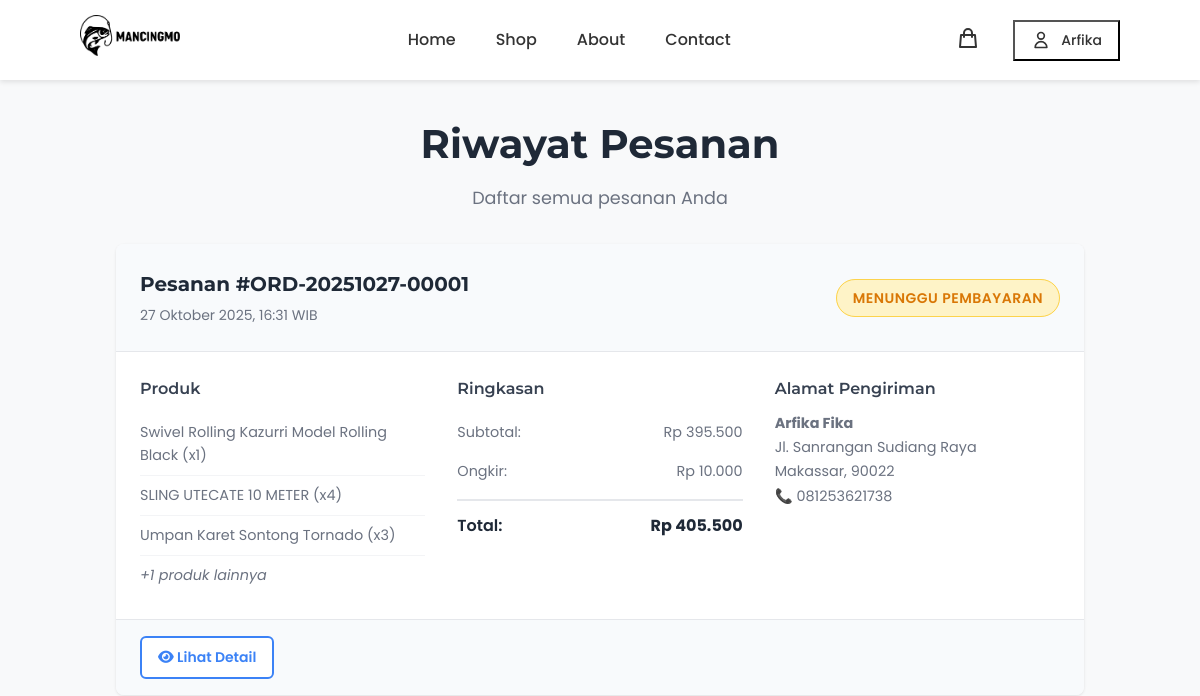
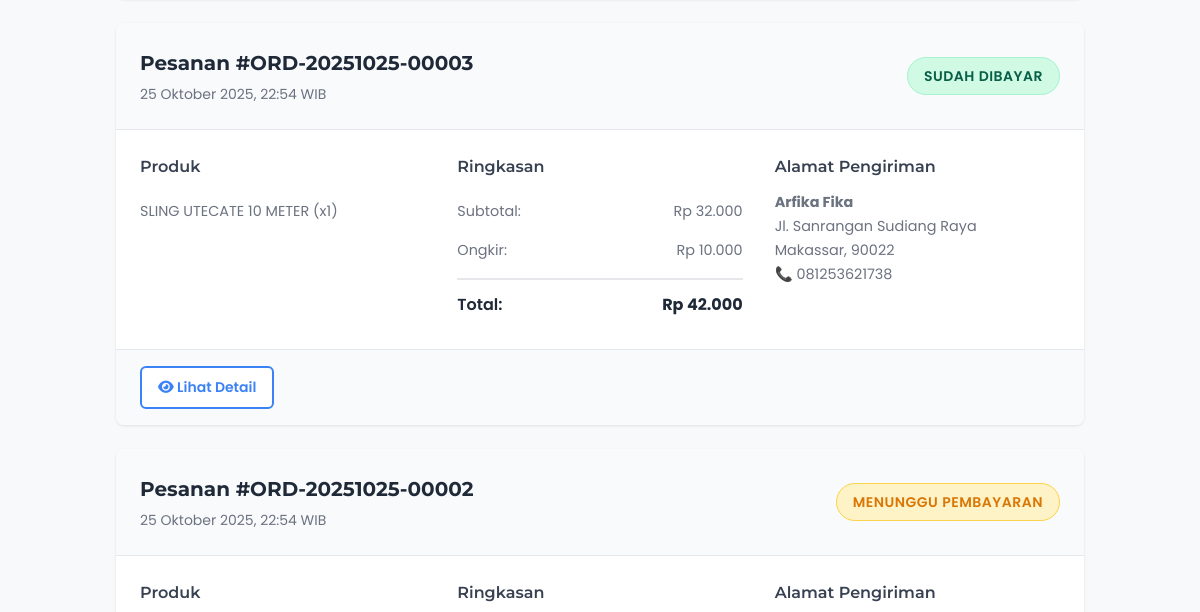
The app's page /profile/orders/ (signed in, upper part), older data (2 pictures, top to bottom).
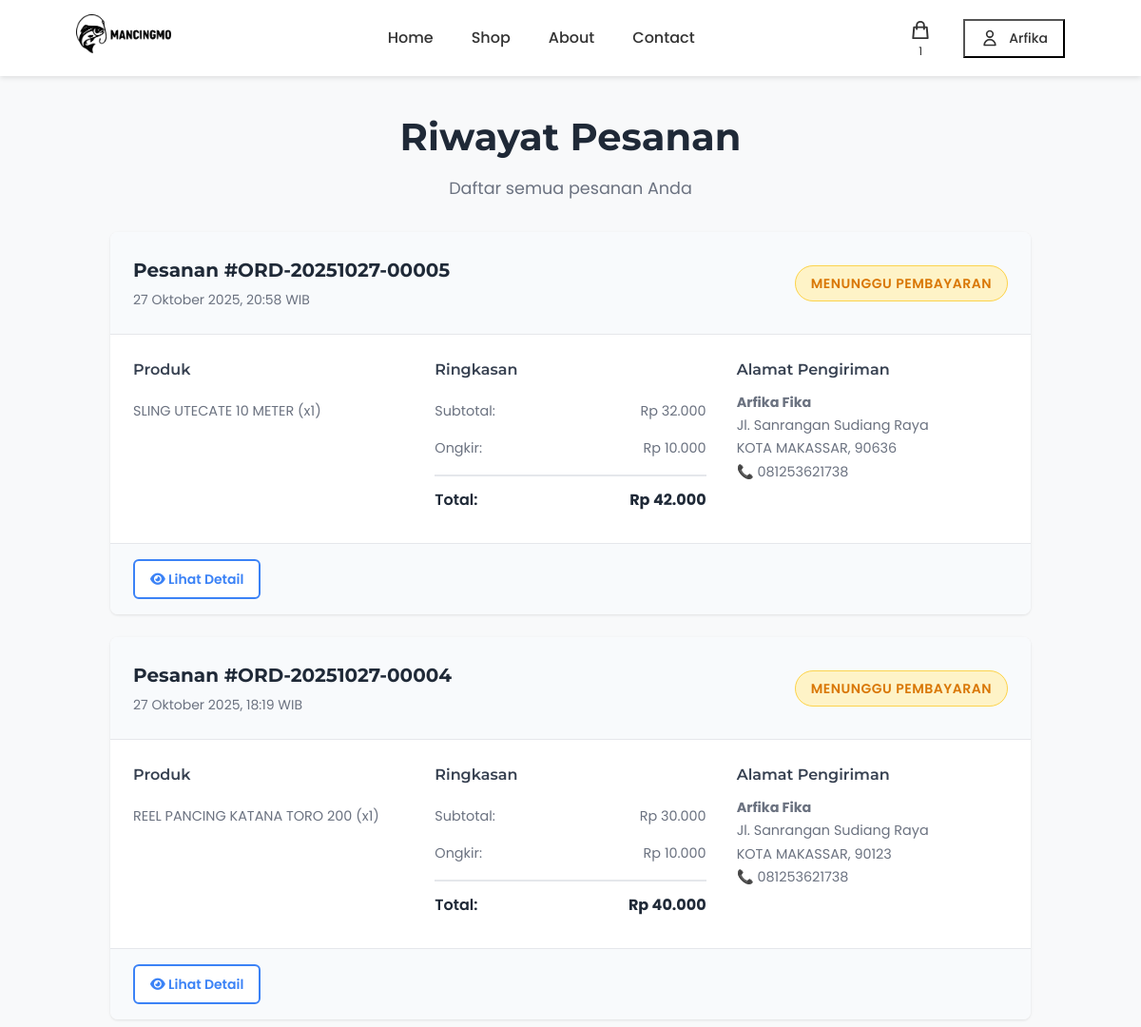
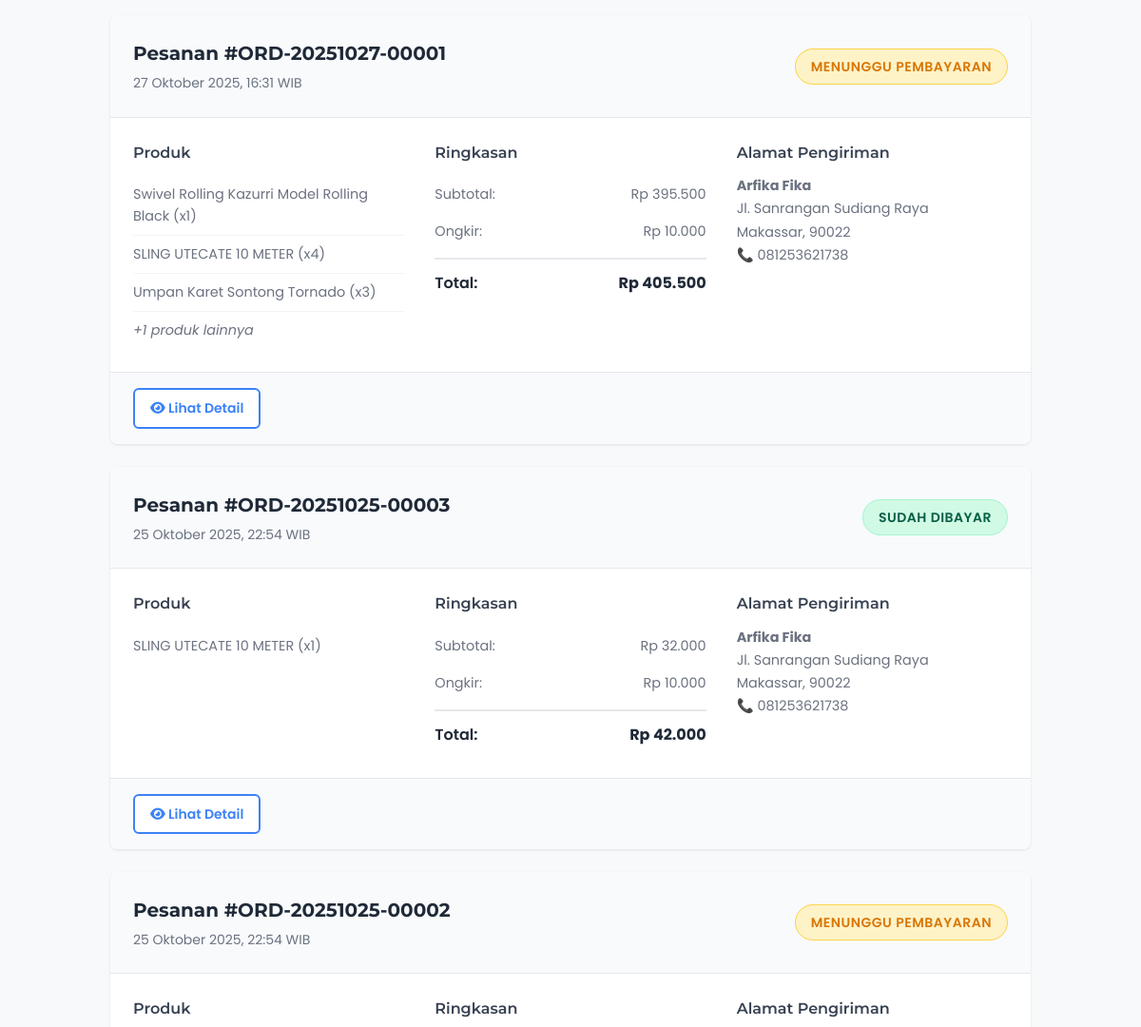
The same page, newer data (2 pictures, top to bottom).
### products/models.py (models this page shows, shortened)
class Order(models.Model):
    STATUS_CHOICES = [
        ('pending', 'Menunggu Pembayaran'),
        ('paid', 'Sudah Dibayar'),
        ('processing', 'Sedang Diproses'),
        ('shipped', 'Dikirim'),
        ('delivered', 'Terkirim'),
        ('cancelled', 'Dibatalkan'),
    ]
    PAYMENT_CHOICES = [
        ('bank_transfer', 'Transfer Bank'),
        ('qris', 'QRIS'),
        ('cod', 'Cash on Delivery'),
    ]
    user = models.ForeignKey(User, on_delete=models.CASCADE, related_name='orders', verbose_name="Pengguna")
    order_number = models.CharField(max_length=50, unique=True, verbose_name="Nomor Pesanan")
    shipping_name = models.CharField(max_length=200, verbose_name="Nama Penerima")
    shipping_phone = models.CharField(max_length=20, verbose_name="Telepon Penerima")
    shipping_address = models.TextField(verbose_name="Alamat Pengiriman")
    shipping_province = models.CharField(max_length=100, blank=True, verbose_name="Provinsi")
    shipping_city = models.CharField(max_length=100, verbose_name="Kota/Kabupaten")
    shipping_district = models.CharField(max_length=100, blank=True, verbose_name="Kecamatan")  # ✅ FIELD BARU
    shipping_postal_code = models.CharField(max_length=10, blank=True, verbose_name="Kode Pos")
    payment_method = models.CharField(max_length=20, choices=PAYMENT_CHOICES, verbose_name="Metode Pembayaran")
    payment_proof = models.ImageField(upload_to='payment_proofs/', blank=True, null=True, verbose_name="Bukti Pembayaran")
    subtotal = models.DecimalField(max_digits=10, decimal_places=0, verbose_name="Subtotal")
    shipping_cost = models.DecimalField(max_digits=10, decimal_places=0, default=0, verbose_name="Ongkos Kirim")
    total = models.DecimalField(max_digits=10, decimal_places=0, verbose_name="Total")
    status = models.CharField(max_length=20, choices=STATUS_CHOICES, default='pending', verbose_name="Status")
    created_at = models.DateTimeField(auto_now_add=True, verbose_name="Dibuat Pada")
    updated_at = models.DateTimeField(auto_now=True, verbose_name="Diperbarui Pada")
    paid_at = models.DateTimeField(blank=True, null=True, verbose_name="Dibayar Pada")
    class Meta:
        verbose_name = "Pesanan"
        verbose_name_plural = "Pesanan"
        ordering = ['-created_at']

class OrderItem(models.Model):
    order = models.ForeignKey(Order, on_delete=models.CASCADE, related_name='items', verbose_name="Pesanan")
    product = models.ForeignKey(Product, on_delete=models.PROTECT, verbose_name="Produk")
    product_name = models.CharField(max_length=300, verbose_name="Nama Produk")
    product_price = models.DecimalField(max_digits=10, decimal_places=0, verbose_name="Harga Produk")
    quantity = models.IntegerField(default=1, verbose_name="Jumlah")
    subtotal = models.DecimalField(max_digits=10, decimal_places=0, verbose_name="Subtotal")
    class Meta:
        verbose_name = "Item Pesanan"
        verbose_name_plural = "Item Pesanan"

class Cart(models.Model):
    user = models.OneToOneField(User, on_delete=models.CASCADE, related_name='cart', verbose_name="Pengguna")
    created_at = models.DateTimeField(auto_now_add=True, verbose_name="Dibuat Pada")
    updated_at = models.DateTimeField(auto_now=True, verbose_name="Diperbarui Pada")
    class Meta:
        verbose_name = "Keranjang"
        verbose_name_plural = "Keranjang"
        app_label = 'products'
    @property
    def unique_items_count(self):
        return self.items.count()
    def get_unique_items_count(self):
        return self.unique_items_count

### products/views.py (the view)
# urls.py: path('profile/orders/', views.order_history, name='order_history'),
@login_required
def order_history(request):
    orders = Order.objects.filter(user=request.user).order_by('-created_at')
    paginator = Paginator(orders, 10)
    page_number = request.GET.get('page')
    page_obj = paginator.get_page(page_number)
    context = {
        'orders': page_obj,
    }
    return render(request, 'registration/order_history.html', context)

### products/templatetags/currency_filters.py (called while the page is built)
@register.filter
def rupiah(value):
    try:
        value = float(value)
        formatted = "{:,.0f}".format(value).replace(',', '.')
        return formatted
    except (ValueError, TypeError):
        return value

### templates/registration/order_history.html (shortened to what this page needs)
{% extends 'base.html' %}
{% load static %}
{% load currency_filters %}
{% block extra_css %}
<link rel="stylesheet" href="{% static 'css/order_history.css' %}">
{% endblock %}
{% block content %}
<div class="order-history-container">
    <div class="order-history-header">
        <h1>Riwayat Pesanan</h1>
        <p>Daftar semua pesanan Anda</p>
    </div>
    {% if orders %}
        <div class="orders-list">
            {% for order in orders %}
            <div class="order-card">
                <div class="order-header">
                    <div class="order-info">
                        <h3>Pesanan #{{ order.order_number }}</h3>
                        <p class="order-date">{{ order.created_at|date:"d F Y, H:i" }} WIB</p>
                    </div>
                    <div class="order-status">
                        <span class="status-badge status-{{ order.status }}">
                            {% if order.status == 'pending' %}
                                Menunggu Pembayaran
                            {% elif order.status == 'paid' %}
                                Sudah Dibayar
                            {% elif order.status == 'processing' %}
                                Sedang Diproses
                            {% elif order.status == 'shipped' %}
                                Dikirim
                            {% elif order.status == 'delivered' %}
                                Terkirim
                            {% elif order.status == 'cancelled' %}
                                Dibatalkan
                            {% endif %}
                        </span>
                    </div>
                </div>
                <div class="order-details">
                    <div class="order-items">
                        <h4>Produk</h4>
                        <ul class="items-list">
                            {% for item in order.items.all|slice:":3" %}
                            <li>{{ item.product_name }} (x{{ item.quantity }})</li>
                            {% endfor %}
                            {% if order.items.count > 3 %}
                            <li><em>+{{ order.items.count|add:"-3" }} produk lainnya</em></li>
                            {% endif %}
                        </ul>
                    </div>
                    <div class="order-summary">
                        <h4>Ringkasan</h4>
                        <div class="summary-row">
                            <span>Subtotal:</span>
                            <span>Rp {{ order.subtotal|rupiah }}</span>
                        </div>
                        <div class="summary-row">
                            <span>Ongkir:</span>
                            <span>Rp {{ order.shipping_cost|rupiah }}</span>
                        </div>
                        <div class="summary-row total">
                            <span>Total:</span>
                            <strong>Rp {{ order.total|rupiah }}</strong>
                        </div>
                    </div>
                    <div class="shipping-address">
                        <h4>Alamat Pengiriman</h4>
                        <p><strong>{{ order.shipping_name }}</strong></p>
                        <p>{{ order.shipping_address }}</p>
                        <p>{{ order.shipping_city }}{% if order.shipping_postal_code %}, {{ order.shipping_postal_code }}{% endif %}</p>
                        <p>📞 {{ order.shipping_phone }}</p>
                    </div>
                </div>
                <div class="order-actions">
                    <a href="{% url 'order_detail' order.id %}" class="btn-outline">
                        <i class="fas fa-eye"></i> Lihat Detail
                    </a>
                </div>
            </div>
            {% endfor %}
        </div>
    {% endif %}
</div>
{% endblock %}

### templates/includes/header.html (shortened to what this page needs)
{% load static %}
<nav>
    <div class="logo">
        <a href="{% url 'home' %}">
            <img src="{% static 'image/logo mancingmo.png' %}" alt="MancingMo Logo">
        </a>
    </div>
    <ul class="nav-links">
        <li><a href="{% url 'home' %}">Home</a></li>
        <li><a href="{% url 'shop' %}">Shop</a></li>
        <li><a href="{% url 'about' %}">About</a></li>
        <li><a href="{% url 'contact' %}">Contact</a></li>
    </ul>
    <div class="nav-icons">
        <a href="{% url 'cart' %}" class="icon-link cart-icon-wrapper">
            <svg fill="none" stroke="currentColor" viewBox="0 0 24 24">
                <path stroke-linecap="round" stroke-linejoin="round" stroke-width="2" d="M16 11V7a4 4 0 00-8 0v4M5 9h14l1 12H4L5 9z"/>
            </svg>
            {% if user.is_authenticated %}
            <span class="cart-badge" id="cartBadge">
                {% if user.cart.get_unique_items_count > 0 %}{{ user.cart.get_unique_items_count }}{% endif %}
            </span>
            {% endif %}
        </a>
        {% if user.is_authenticated %}
        <div class="user-menu">
            <button class="user-btn">
                <svg fill="none" stroke="currentColor" viewBox="0 0 24 24">
                    <path stroke-linecap="round" stroke-linejoin="round" stroke-width="2" d="M16 7a4 4 0 11-8 0 4 4 0 018 0zM12 14a7 7 0 00-7 7h14a7 7 0 00-7-7z"/>
                </svg>
                <span class="user-name">{{ user.first_name|default:user.username }}</span>
            </button>
        </div>
        {% endif %}
    </div>
</nav>

Row changes from the older to the newer data that the page shows:
added Order: order_number "ORD-20251027-00005", created_at "27 Oktober 2025, 20:58", status "MENUNGGU PEMBAYARAN", subtotal|rupiah "32.000", shipping_cost|rupiah "10.000", total|rupiah "42.000", shipping_name "Arfika Fika", shipping_address "Jl. Sanrangan Sudiang Raya", shipping_city "KOTA MAKASSAR", shipping_postal_code "90636", shipping_phone "081253621738"
added OrderItem: product_name "SLING UTECATE 10 METER", quantity "1", shown under "ORD-20251027-00005"
added Order: order_number "ORD-20251027-00004", created_at "27 Oktober 2025, 18:19", status "MENUNGGU PEMBAYARAN", subtotal|rupiah "30.000", shipping_cost|rupiah "10.000", total|rupiah "40.000", shipping_name "Arfika Fika", shipping_address "Jl. Sanrangan Sudiang Raya", shipping_city "KOTA MAKASSAR", shipping_postal_code "90123", shipping_phone "081253621738"
added OrderItem: product_name "REEL PANCING KATANA TORO 200", quantity "1", shown under "ORD-20251027-00004"
Text that changed along with them:
{{ user.cart.get_unique_items_count }}: (not shown) → "1"
